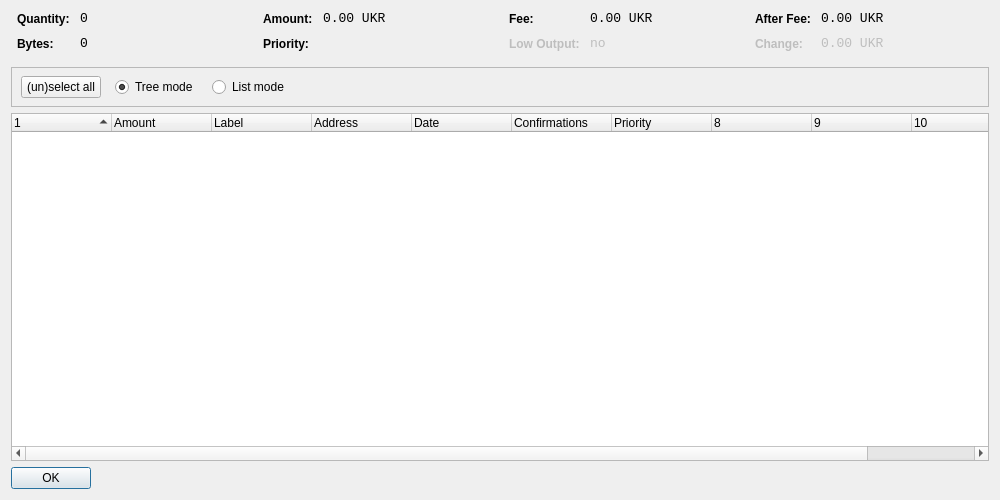
<?xml version="1.0" encoding="UTF-8"?>
<ui version="4.0">
 <class>CoinControlDialog</class>
 <widget class="QDialog" name="CoinControlDialog">
  <property name="geometry">
   <rect>
    <x>0</x>
    <y>0</y>
    <width>1000</width>
    <height>500</height>
   </rect>
  </property>
  <property name="windowTitle">
   <string>Coin Control</string>
  </property>
  <layout class="QVBoxLayout" name="verticalLayout">
   <item>
    <layout class="QHBoxLayout" name="horizontalLayoutTop" stretch="0,0,0,0">
     <property name="topMargin">
      <number>0</number>
     </property>
     <property name="bottomMargin">
      <number>10</number>
     </property>
     <item>
      <layout class="QFormLayout" name="formLayoutCoinControl1">
       <property name="horizontalSpacing">
        <number>10</number>
       </property>
       <property name="verticalSpacing">
        <number>10</number>
       </property>
       <property name="leftMargin">
        <number>6</number>
       </property>
       <property name="rightMargin">
        <number>6</number>
       </property>
       <item row="0" column="0">
        <widget class="QLabel" name="labelCoinControlQuantityText">
         <property name="styleSheet">
          <string notr="true">font-weight:bold;</string>
         </property>
         <property name="text">
          <string>Quantity:</string>
         </property>
        </widget>
       </item>
       <item row="0" column="1">
        <widget class="QLabel" name="labelCoinControlQuantity">
         <property name="font">
          <font>
           <family>Monospace</family>
           <pointsize>10</pointsize>
          </font>
         </property>
         <property name="cursor">
          <cursorShape>IBeamCursor</cursorShape>
         </property>
         <property name="contextMenuPolicy">
          <enum>Qt::ActionsContextMenu</enum>
         </property>
         <property name="text">
          <string notr="true">0</string>
         </property>
         <property name="textInteractionFlags">
          <set>Qt::LinksAccessibleByMouse|Qt::TextSelectableByKeyboard|Qt::TextSelectableByMouse</set>
         </property>
        </widget>
       </item>
       <item row="1" column="0">
        <widget class="QLabel" name="labelCoinControlBytesText">
         <property name="styleSheet">
          <string notr="true">font-weight:bold;</string>
         </property>
         <property name="text">
          <string>Bytes:</string>
         </property>
        </widget>
       </item>
       <item row="1" column="1">
        <widget class="QLabel" name="labelCoinControlBytes">
         <property name="font">
          <font>
           <family>Monospace</family>
           <pointsize>10</pointsize>
          </font>
         </property>
         <property name="cursor">
          <cursorShape>IBeamCursor</cursorShape>
         </property>
         <property name="contextMenuPolicy">
          <enum>Qt::ActionsContextMenu</enum>
         </property>
         <property name="text">
          <string notr="true">0</string>
         </property>
         <property name="textInteractionFlags">
          <set>Qt::LinksAccessibleByMouse|Qt::TextSelectableByKeyboard|Qt::TextSelectableByMouse</set>
         </property>
        </widget>
       </item>
      </layout>
     </item>
     <item>
      <layout class="QFormLayout" name="formLayoutCoinControl2">
       <property name="horizontalSpacing">
        <number>10</number>
       </property>
       <property name="verticalSpacing">
        <number>10</number>
       </property>
       <property name="leftMargin">
        <number>6</number>
       </property>
       <property name="rightMargin">
        <number>6</number>
       </property>
       <item row="0" column="0">
        <widget class="QLabel" name="labelCoinControlAmountText">
         <property name="styleSheet">
          <string notr="true">font-weight:bold;</string>
         </property>
         <property name="text">
          <string>Amount:</string>
         </property>
        </widget>
       </item>
       <item row="0" column="1">
        <widget class="QLabel" name="labelCoinControlAmount">
         <property name="font">
          <font>
           <family>Monospace</family>
           <pointsize>10</pointsize>
          </font>
         </property>
         <property name="cursor">
          <cursorShape>IBeamCursor</cursorShape>
         </property>
         <property name="contextMenuPolicy">
          <enum>Qt::ActionsContextMenu</enum>
         </property>
         <property name="text">
          <string notr="true">0.00 UKR</string>
         </property>
         <property name="textInteractionFlags">
          <set>Qt::LinksAccessibleByMouse|Qt::TextSelectableByKeyboard|Qt::TextSelectableByMouse</set>
         </property>
        </widget>
       </item>
       <item row="1" column="0">
        <widget class="QLabel" name="labelCoinControlPriorityText">
         <property name="styleSheet">
          <string notr="true">font-weight:bold;</string>
         </property>
         <property name="text">
          <string>Priority:</string>
         </property>
        </widget>
       </item>
       <item row="1" column="1">
        <widget class="QLabel" name="labelCoinControlPriority">
         <property name="font">
          <font>
           <family>Monospace</family>
           <pointsize>10</pointsize>
          </font>
         </property>
         <property name="cursor">
          <cursorShape>IBeamCursor</cursorShape>
         </property>
         <property name="contextMenuPolicy">
          <enum>Qt::ActionsContextMenu</enum>
         </property>
         <property name="text">
          <string/>
         </property>
         <property name="textInteractionFlags">
          <set>Qt::LinksAccessibleByMouse|Qt::TextSelectableByKeyboard|Qt::TextSelectableByMouse</set>
         </property>
        </widget>
       </item>
      </layout>
     </item>
     <item>
      <layout class="QFormLayout" name="formLayoutCoinControl3">
       <property name="horizontalSpacing">
        <number>10</number>
       </property>
       <property name="verticalSpacing">
        <number>10</number>
       </property>
       <property name="leftMargin">
        <number>6</number>
       </property>
       <property name="rightMargin">
        <number>6</number>
       </property>
       <item row="0" column="0">
        <widget class="QLabel" name="labelCoinControlFeeText">
         <property name="styleSheet">
          <string notr="true">font-weight:bold;</string>
         </property>
         <property name="text">
          <string>Fee:</string>
         </property>
        </widget>
       </item>
       <item row="0" column="1">
        <widget class="QLabel" name="labelCoinControlFee">
         <property name="font">
          <font>
           <family>Monospace</family>
           <pointsize>10</pointsize>
          </font>
         </property>
         <property name="cursor">
          <cursorShape>IBeamCursor</cursorShape>
         </property>
         <property name="contextMenuPolicy">
          <enum>Qt::ActionsContextMenu</enum>
         </property>
         <property name="text">
          <string notr="true">0.00 UKR</string>
         </property>
         <property name="textInteractionFlags">
          <set>Qt::LinksAccessibleByMouse|Qt::TextSelectableByKeyboard|Qt::TextSelectableByMouse</set>
         </property>
        </widget>
       </item>
       <item row="1" column="0">
        <widget class="QLabel" name="labelCoinControlLowOutputText">
         <property name="enabled">
          <bool>false</bool>
         </property>
         <property name="styleSheet">
          <string notr="true">font-weight:bold;</string>
         </property>
         <property name="text">
          <string>Low Output:</string>
         </property>
        </widget>
       </item>
       <item row="1" column="1">
        <widget class="QLabel" name="labelCoinControlLowOutput">
         <property name="enabled">
          <bool>false</bool>
         </property>
         <property name="font">
          <font>
           <family>Monospace</family>
           <pointsize>10</pointsize>
          </font>
         </property>
         <property name="cursor">
          <cursorShape>IBeamCursor</cursorShape>
         </property>
         <property name="contextMenuPolicy">
          <enum>Qt::ActionsContextMenu</enum>
         </property>
         <property name="text">
          <string notr="true">no</string>
         </property>
         <property name="textInteractionFlags">
          <set>Qt::LinksAccessibleByMouse|Qt::TextSelectableByKeyboard|Qt::TextSelectableByMouse</set>
         </property>
        </widget>
       </item>
      </layout>
     </item>
     <item>
      <layout class="QFormLayout" name="formLayoutCoinControl4">
       <property name="horizontalSpacing">
        <number>10</number>
       </property>
       <property name="verticalSpacing">
        <number>10</number>
       </property>
       <property name="leftMargin">
        <number>6</number>
       </property>
       <property name="rightMargin">
        <number>6</number>
       </property>
       <item row="0" column="0">
        <widget class="QLabel" name="labelCoinControlAfterFeeText">
         <property name="styleSheet">
          <string notr="true">font-weight:bold;</string>
         </property>
         <property name="text">
          <string>After Fee:</string>
         </property>
        </widget>
       </item>
       <item row="0" column="1">
        <widget class="QLabel" name="labelCoinControlAfterFee">
         <property name="font">
          <font>
           <family>Monospace</family>
           <pointsize>10</pointsize>
          </font>
         </property>
         <property name="cursor">
          <cursorShape>IBeamCursor</cursorShape>
         </property>
         <property name="contextMenuPolicy">
          <enum>Qt::ActionsContextMenu</enum>
         </property>
         <property name="text">
          <string notr="true">0.00 UKR</string>
         </property>
         <property name="textInteractionFlags">
          <set>Qt::LinksAccessibleByMouse|Qt::TextSelectableByKeyboard|Qt::TextSelectableByMouse</set>
         </property>
        </widget>
       </item>
       <item row="1" column="0">
        <widget class="QLabel" name="labelCoinControlChangeText">
         <property name="enabled">
          <bool>false</bool>
         </property>
         <property name="styleSheet">
          <string notr="true">font-weight:bold;</string>
         </property>
         <property name="text">
          <string>Change:</string>
         </property>
        </widget>
       </item>
       <item row="1" column="1">
        <widget class="QLabel" name="labelCoinControlChange">
         <property name="enabled">
          <bool>false</bool>
         </property>
         <property name="font">
          <font>
           <family>Monospace</family>
           <pointsize>10</pointsize>
          </font>
         </property>
         <property name="cursor">
          <cursorShape>IBeamCursor</cursorShape>
         </property>
         <property name="contextMenuPolicy">
          <enum>Qt::ActionsContextMenu</enum>
         </property>
         <property name="text">
          <string notr="true">0.00 UKR</string>
         </property>
         <property name="textInteractionFlags">
          <set>Qt::LinksAccessibleByMouse|Qt::TextSelectableByKeyboard|Qt::TextSelectableByMouse</set>
         </property>
        </widget>
       </item>
      </layout>
     </item>
    </layout>
   </item>
   <item>
    <widget class="QFrame" name="frame">
     <property name="minimumSize">
      <size>
       <width>0</width>
       <height>40</height>
      </size>
     </property>
     <property name="frameShape">
      <enum>QFrame::StyledPanel</enum>
     </property>
     <property name="frameShadow">
      <enum>QFrame::Sunken</enum>
     </property>
     <widget class="QWidget" name="horizontalLayoutWidget">
      <property name="geometry">
       <rect>
        <x>10</x>
        <y>0</y>
        <width>781</width>
        <height>41</height>
       </rect>
      </property>
      <layout class="QHBoxLayout" name="horizontalLayoutPanel" stretch="0,0,0,0,0">
       <property name="spacing">
        <number>14</number>
       </property>
       <item>
        <widget class="QPushButton" name="pushButtonSelectAll">
         <property name="sizePolicy">
          <sizepolicy hsizetype="Maximum" vsizetype="Fixed">
           <horstretch>0</horstretch>
           <verstretch>0</verstretch>
          </sizepolicy>
         </property>
         <property name="text">
          <string>(un)select all</string>
         </property>
        </widget>
       </item>
       <item>
        <widget class="QRadioButton" name="radioTreeMode">
         <property name="sizePolicy">
          <sizepolicy hsizetype="Maximum" vsizetype="Fixed">
           <horstretch>0</horstretch>
           <verstretch>0</verstretch>
          </sizepolicy>
         </property>
         <property name="text">
          <string>Tree mode</string>
         </property>
         <property name="checked">
          <bool>true</bool>
         </property>
        </widget>
       </item>
       <item>
        <widget class="QRadioButton" name="radioListMode">
         <property name="sizePolicy">
          <sizepolicy hsizetype="Maximum" vsizetype="Fixed">
           <horstretch>0</horstretch>
           <verstretch>0</verstretch>
          </sizepolicy>
         </property>
         <property name="text">
          <string>List mode</string>
         </property>
        </widget>
       </item>
       <item>
        <spacer name="horizontalSpacer">
         <property name="orientation">
          <enum>Qt::Horizontal</enum>
         </property>
         <property name="sizeHint" stdset="0">
          <size>
           <width>40</width>
           <height>20</height>
          </size>
         </property>
        </spacer>
       </item>
      </layout>
     </widget>
    </widget>
   </item>
   <item>
    <widget class="CoinControlTreeWidget" name="treeWidget">
     <property name="contextMenuPolicy">
      <enum>Qt::CustomContextMenu</enum>
     </property>
     <property name="sortingEnabled">
      <bool>false</bool>
     </property>
     <property name="columnCount">
      <number>11</number>
     </property>
     <attribute name="headerShowSortIndicator" stdset="0">
      <bool>true</bool>
     </attribute>
     <attribute name="headerStretchLastSection">
      <bool>false</bool>
     </attribute>
     <column>
      <property name="text">
       <string/>
      </property>
     </column>
     <column>
      <property name="text">
       <string>Amount</string>
      </property>
     </column>
     <column>
      <property name="text">
       <string>Label</string>
      </property>
     </column>
     <column>
      <property name="text">
       <string>Address</string>
      </property>
     </column>
     <column>
      <property name="text">
       <string>Date</string>
      </property>
     </column>
     <column>
      <property name="text">
       <string>Confirmations</string>
      </property>
      <property name="toolTip">
       <string>Confirmed</string>
      </property>
     </column>
     <column>
      <property name="text">
       <string>Priority</string>
      </property>
     </column>
     <column>
      <property name="text">
       <string/>
      </property>
     </column>
     <column>
      <property name="text">
       <string/>
      </property>
     </column>
     <column>
      <property name="text">
       <string/>
      </property>
     </column>
     <column>
      <property name="text">
       <string/>
      </property>
     </column>
    </widget>
   </item>
   <item>
    <widget class="QDialogButtonBox" name="buttonBox">
     <property name="sizePolicy">
      <sizepolicy hsizetype="Maximum" vsizetype="Fixed">
       <horstretch>0</horstretch>
       <verstretch>0</verstretch>
      </sizepolicy>
     </property>
     <property name="orientation">
      <enum>Qt::Horizontal</enum>
     </property>
     <property name="standardButtons">
      <set>QDialogButtonBox::Ok</set>
     </property>
    </widget>
   </item>
  </layout>
 </widget>
 <customwidgets>
  <customwidget>
   <class>CoinControlTreeWidget</class>
   <extends>QTreeWidget</extends>
   <header>coincontroltreewidget.h</header>
  </customwidget>
 </customwidgets>
 <resources/>
 <connections/>
</ui>
